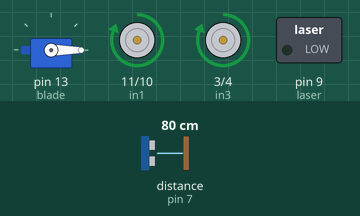
Simulated run of this sketch. Board: Arduino Uno, built with avr-gcc and run on an emulated ATmega328P. On the bench: servo, motor-driver pin pairs drawn as motors (green arrow = first pin HIGH = forward, orange = second pin HIGH = backward, longer = more drive, scaled by the enable pin), switched loads named in the sketch (green lamp = pin HIGH). The inputs (shaded band) are chosen by the test bench; at power-on: distance to the obstacle (sensor on pin 7) 80 cm. The echo pulse lasts 58.3 µs per cm.

Above: at 1.2 s.
1.3 s: distance to the obstacle (sensor on pin 7) set to 12 cm
2.8 s: distance to the obstacle (sensor on pin 7) set to 9 cm
At 3.8 s:
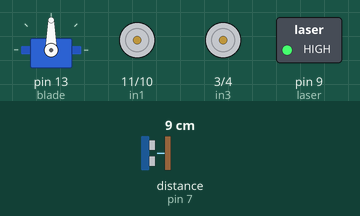
5.8 s: distance to the obstacle (sensor on pin 7) set to 18 cm
At 8.0 s:
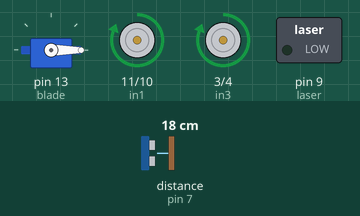
8.3 s: distance to the obstacle (sensor on pin 7) set to 2 cm
At 9.2 s:
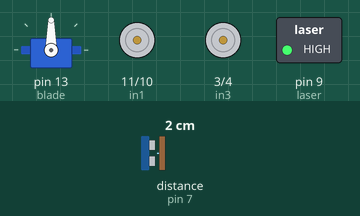
Timing chart, 0 to 11.3 s (numbered marks = the images above; inputs shaded):
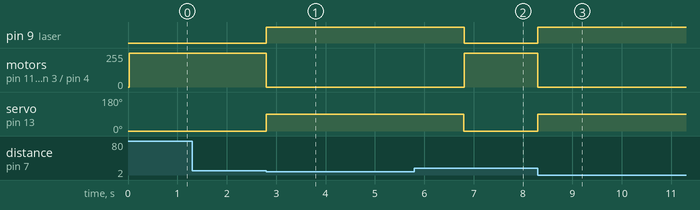

Measured:
- the behaviour switches between 11 and 10 cm on distance to the obstacle (sensor on pin 7) (found by bisection; images 0 and 1)
- after the input at 1.3 s, every drawn part: stays the same
- after the input at 2.8 s, pin 9 (laser): LOW → HIGH at once; motor on pin 11 (in1) / pin 10 (in2), motor on pin 3 (in3) / pin 4 (in4): forward 255/255 → stopped at once; servo on pin 13 (blade): 0° → 90° at once
- after the input at 5.8 s, pin 9 (laser): HIGH → LOW after 1.0 s; motor on pin 11 (in1) / pin 10 (in2), motor on pin 3 (in3) / pin 4 (in4): stopped → forward 255/255 after 1.0 s; servo on pin 13 (blade): 90° → 0° after 1.0 s
- after the input at 8.3 s, pin 9 (laser): LOW → HIGH at once; motor on pin 11 (in1) / pin 10 (in2), motor on pin 3 (in3) / pin 4 (in4): forward 255/255 → stopped at once; servo on pin 13 (blade): 0° → 90° at once

The sketch:

deathbot.ino
```cpp
// Motor A connections
int enA = 12;
int in1 = 11;
int in2 = 10;
// Motor B connections
int enB = 2;
int in3 = 3;
int in4 = 4;
int a;
int laser = 9;
#include <Servo.h>
#include <Wire.h>
#include <NewPing.h>
//delcare the pins used for recieving an echo and trig calculations to find proximity
#define TRIG_PIN 6
#define ECHO_PIN 7
int c = 0;
NewPing sonar(TRIG_PIN, ECHO_PIN, 400);
Servo blade;

void setup() {
  Serial.begin(9600);
	// Set all the motor control pins to outputs
	pinMode(enA, OUTPUT);
	pinMode(enB, OUTPUT);
	pinMode(in1, OUTPUT);
	pinMode(in2, OUTPUT);
	pinMode(in3, OUTPUT);
	pinMode(in4, OUTPUT);
  pinMode(laser, OUTPUT);
  digitalWrite(laser, LOW);
	// Turn off motors - Initial state
	digitalWrite(in1, LOW);
	digitalWrite(in2, LOW);
	digitalWrite(in3, LOW);
	digitalWrite(in4, LOW);
  analogWrite(enA, 255);
	analogWrite(enB, 255);
  blade.attach(13);
  blade.write(0);
  /*
  // Configure Accelerometer Sensitivity - Full Scale Range (default +/- 2g)
  Wire.beginTransmission(MPU);
  Wire.write(0x1C);                  //Talk to the ACCEL_CONFIG register (1C hex)
  Wire.write(0x10);                  //Set the register bits as 00010000 (+/- 8g full scale range)
  Wire.endTransmission(true);
  // Configure Gyro Sensitivity - Full Scale Range (default +/- 250deg/s)
  Wire.beginTransmission(MPU);
  Wire.write(0x1B);                   // Talk to the GYRO_CONFIG register (1B hex)
  Wire.write(0x10);                   // Set the register bits as 00010000 (1000deg/s full scale)
  Wire.endTransmission(true);
  delay(20);
  */
  delay(20);
}

void loop() {
  a= sonar.ping_cm();
    //if it is closer than 115cm(subject to change), then isfor is 0, meaning it goes backwards now
  if(a <= 10 && a != 0){
 //   isfor = 0;
    stop();
    digitalWrite(laser, HIGH);
    blade.write(90);
    delay(2000);
    blade.write(0);
  }
  else{
    forwards();
    digitalWrite(laser, LOW);
  }
	/*forwards();
	delay(1000);
  forwards();
	delay(1000);
  backwards();
	delay(1000);
  r();
	delay(1000);
  l();
	delay(1000);*/

}
void stop(){
  digitalWrite(in2, LOW);
	digitalWrite(in1, LOW);
	digitalWrite(in4, LOW);
	digitalWrite(in3, LOW);
}
void forwards(){
	digitalWrite(in1, HIGH);
	digitalWrite(in2, LOW);
	digitalWrite(in3, HIGH);
	digitalWrite(in4, LOW);
}
void backwards(){
	digitalWrite(in2, HIGH);
	digitalWrite(in1, LOW);
	digitalWrite(in4, HIGH);
	digitalWrite(in3, LOW);
}
void r(){
	digitalWrite(in1, HIGH);
	digitalWrite(in2, LOW);
	digitalWrite(in4, HIGH);
	digitalWrite(in3, LOW);
}
void l(){
  digitalWrite(in2, HIGH);
	digitalWrite(in1, LOW);
	digitalWrite(in3, HIGH);
	digitalWrite(in4, LOW);
}
```
